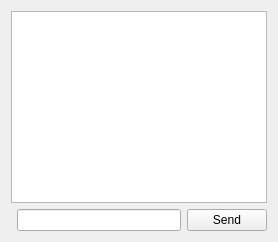
         <widget class="QWidget" name="tab_co_co">
          <attribute name="title">
           <string>Console</string>
          </attribute>
          <layout class="QGridLayout" name="gridLayout_14">
           <item row="1" column="2">
            <widget class="QPushButton" name="pushButton_co_co_send">
             <property name="locale">
              <locale language="English" country="UnitedStates"/>
             </property>
             <property name="text">
              <string>Send</string>
             </property>
            </widget>
           </item>
           <item row="0" column="0" colspan="3">
            <widget class="QTextEdit" name="textEdit_co_co_output">
             <property name="enabled">
              <bool>true</bool>
             </property>
             <property name="styleSheet">
              <string notr="true"/>
             </property>
             <property name="locale">
              <locale language="English" country="UnitedStates"/>
             </property>
             <property name="readOnly">
              <bool>true</bool>
             </property>
             <property name="html">
              <string notr="true">&lt;!DOCTYPE HTML PUBLIC &quot;-//W3C//DTD HTML 4.0//EN&quot; &quot;http://www.w3.org/TR/REC-html40/strict.dtd&quot;&gt;
&lt;html&gt;&lt;head&gt;&lt;meta name=&quot;qrichtext&quot; content=&quot;1&quot; /&gt;&lt;style type=&quot;text/css&quot;&gt;
p, li { white-space: pre-wrap; }
&lt;/style&gt;&lt;/head&gt;&lt;body style=&quot; font-family:'MS Shell Dlg 2'; font-size:8.25pt; font-weight:400; font-style:normal;&quot;&gt;
&lt;p style=&quot;-qt-paragraph-type:empty; margin-top:0px; margin-bottom:0px; margin-left:0px; margin-right:0px; -qt-block-indent:0; text-indent:0px; font-family:'Ubuntu'; font-size:11pt;&quot;&gt;&lt;/p&gt;&lt;/body&gt;&lt;/html&gt;</string>
             </property>
            </widget>
           </item>
           <item row="1" column="1">
            <widget class="QLineEdit" name="lineEdit_co_co_input">
             <property name="locale">
              <locale language="English" country="UnitedStates"/>
             </property>
            </widget>
           </item>
          </layout>
         </widget>
